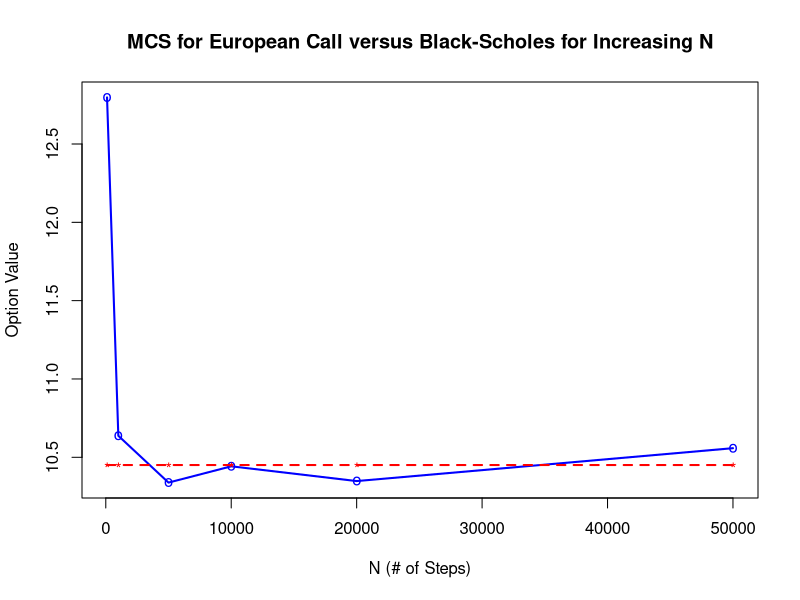
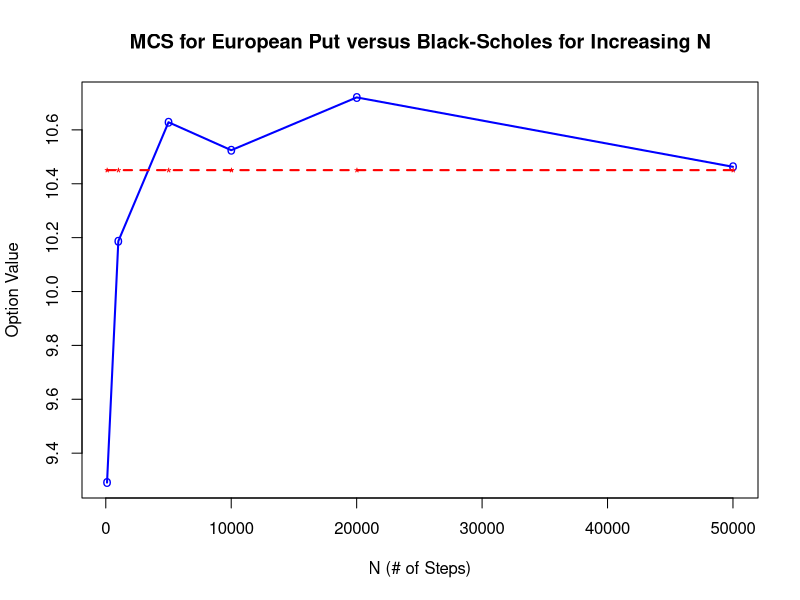

Write the R code that produced these figures, in order.
# Monte Calso Simulation of Call and Put with convergence

MCS_Call <- function(S,K,r,sigma,T,N){ 
  
  # Initialize call value to zero
  C0 <- 0
  
  # N iterations for Monte Carlo simulation f.
 
  for(n in 1:N) {
  C0 <- C0 + max(S*exp((r-0.5*sigma^2)*T+sigma*sqrt(T)* + rnorm(1,0,1))-K,0)
  }
  
  N <- N
  C0 <- exp(-r*T)*C0/N

  # Analytical solution via Black-Scholes
  d1 <- (log(S/K) + (r+sigma^2/2)*T)/(sigma*sqrt(T)) 
  d2 <- d1 - sigma*sqrt(T)
  
  C0_A <- S*pnorm(d1) - exp(-r*T)*K*pnorm(d2)
    
return(cbind(N,C0,C0_A))
  
}

# Calls to function with increasing N values
N100 <- MCS_Call(100,100,0.05,0.2,1,100)
N1000 <- MCS_Call(100,100,0.05,0.2,1,1000)
N5000 <- MCS_Call(100,100,0.05,0.2,1,5000)
N10000 <- MCS_Call(100,100,0.05,0.2,1,10000)
N20000 <- MCS_Call(100,100,0.05,0.2,1,20000)
N50000 <- MCS_Call(100,100,0.05,0.2,1,50000)

MCS_Call_data <- rbind(N100,N1000,N5000,N10000,N20000,N50000)
MCS_Call_data
MCS_Call_data[,1]

plot(MCS_Call_data[,1], MCS_Call_data[,2], type="o", col="blue", pch="o", lty=1, lwd=2,
     main="MCS for European Call versus Black-Scholes for Increasing N",
     xlab="N (# of Steps)",ylab="Option Value")
points(MCS_Call_data[,1], MCS_Call_data[,3], col="red", pch="*")
lines(MCS_Call_data[,1], MCS_Call_data[,3], col="red",lty=2, lwd=2)

MCS_Put <- function(S,K,r,sigma,T,N){ 
  
  # Initialize put value to zero
  P0 <- 0
  
  # N iterations for Monte Carlo simulation f.
  
  for(n in 1:N){
    P0 <- P0 + max(K- S*exp((r-0.5*sigma^2)*T+sigma*sqrt(T)* + rnorm(1,0,1)),0)
  }
  
  N <- N
  P0 <- exp(-r*T)*P0/N
  
  # Analytical solution via Black-Scholes 

  d1 <- (log(S/K) + (r+sigma^2/2)*T)/(sigma*sqrt(T)) 
  d2 <- d1 - sigma*sqrt(T)

  P0_A <-  exp(-r*T)*K*pnorm(-d2) - S*pnorm(-d1)
  
  return(cbind(N,P0,P0_A))
  
}

# Calls to function with increasing N values
N100 <- MCS_Call(100,100,0.05,0.2,1,100)
N1000 <- MCS_Call(100,100,0.05,0.2,1,1000)
N5000 <- MCS_Call(100,100,0.05,0.2,1,5000)
N10000 <- MCS_Call(100,100,0.05,0.2,1,10000)
N20000 <- MCS_Call(100,100,0.05,0.2,1,20000)
N50000 <- MCS_Call(100,100,0.05,0.2,1,50000)

MCS_Put_data <- rbind(N100,N1000,N5000,N10000,N20000,N50000)
MCS_Put_data
MCS_Put_data[,1]

plot(MCS_Put_data[,1], MCS_Put_data[,2], type="o", col="blue", pch="o", lty=1, lwd=2,
     main="MCS for European Put versus Black-Scholes for Increasing N",
     xlab="N (# of Steps)",ylab="Option Value")
points(MCS_Put_data[,1], MCS_Put_data[,3], col="red", pch="*")
lines(MCS_Put_data[,1], MCS_Put_data[,3], col="red",lty=2, lwd=2)

